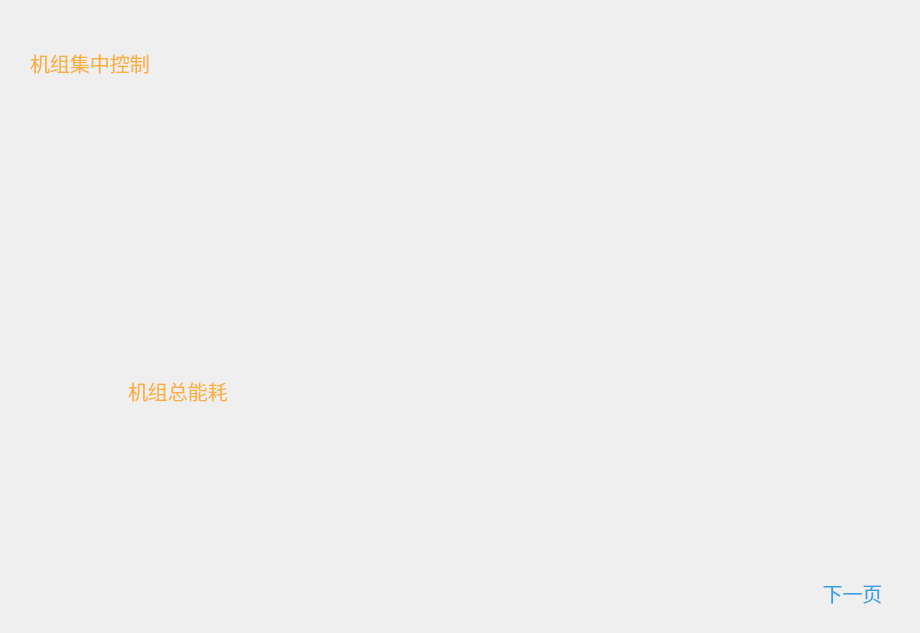
<?xml version="1.0" encoding="UTF-8"?>
<ui version="4.0">
 <class>ModularChillerPage</class>
 <widget class="QWidget" name="ModularChillerPage">
  <property name="geometry">
   <rect>
    <x>0</x>
    <y>0</y>
    <width>920</width>
    <height>633</height>
   </rect>
  </property>
  <property name="windowTitle">
   <string>Form</string>
  </property>
  <property name="styleSheet">
   <string notr="true">border-style:none;</string>
  </property>
  <widget class="QFrame" name="frame_1">
   <property name="geometry">
    <rect>
     <x>16</x>
     <y>370</y>
     <width>281</width>
     <height>200</height>
    </rect>
   </property>
   <property name="styleSheet">
    <string notr="true">#frame_1{
border-image: url(:/UI/Widget/System_Chiller_5.png);}</string>
   </property>
   <property name="frameShape">
    <enum>QFrame::StyledPanel</enum>
   </property>
   <property name="frameShadow">
    <enum>QFrame::Raised</enum>
   </property>
   <widget class="QLabel" name="label_2">
    <property name="geometry">
     <rect>
      <x>112</x>
      <y>8</y>
      <width>113</width>
      <height>25</height>
     </rect>
    </property>
    <property name="palette">
     <palette>
      <active>
       <colorrole role="WindowText">
        <brush brushstyle="SolidPattern">
         <color alpha="255">
          <red>252</red>
          <green>175</green>
          <blue>62</blue>
         </color>
        </brush>
       </colorrole>
       <colorrole role="Button">
        <brush brushstyle="SolidPattern">
         <color alpha="0">
          <red>0</red>
          <green>0</green>
          <blue>0</blue>
         </color>
        </brush>
       </colorrole>
       <colorrole role="Base">
        <brush brushstyle="SolidPattern">
         <color alpha="0">
          <red>0</red>
          <green>0</green>
          <blue>0</blue>
         </color>
        </brush>
       </colorrole>
       <colorrole role="Window">
        <brush brushstyle="SolidPattern">
         <color alpha="0">
          <red>0</red>
          <green>0</green>
          <blue>0</blue>
         </color>
        </brush>
       </colorrole>
      </active>
      <inactive>
       <colorrole role="WindowText">
        <brush brushstyle="SolidPattern">
         <color alpha="255">
          <red>252</red>
          <green>175</green>
          <blue>62</blue>
         </color>
        </brush>
       </colorrole>
       <colorrole role="Button">
        <brush brushstyle="SolidPattern">
         <color alpha="0">
          <red>0</red>
          <green>0</green>
          <blue>0</blue>
         </color>
        </brush>
       </colorrole>
       <colorrole role="Base">
        <brush brushstyle="SolidPattern">
         <color alpha="0">
          <red>0</red>
          <green>0</green>
          <blue>0</blue>
         </color>
        </brush>
       </colorrole>
       <colorrole role="Window">
        <brush brushstyle="SolidPattern">
         <color alpha="0">
          <red>0</red>
          <green>0</green>
          <blue>0</blue>
         </color>
        </brush>
       </colorrole>
      </inactive>
      <disabled>
       <colorrole role="WindowText">
        <brush brushstyle="SolidPattern">
         <color alpha="255">
          <red>190</red>
          <green>190</green>
          <blue>190</blue>
         </color>
        </brush>
       </colorrole>
       <colorrole role="Button">
        <brush brushstyle="SolidPattern">
         <color alpha="0">
          <red>0</red>
          <green>0</green>
          <blue>0</blue>
         </color>
        </brush>
       </colorrole>
       <colorrole role="Base">
        <brush brushstyle="SolidPattern">
         <color alpha="0">
          <red>0</red>
          <green>0</green>
          <blue>0</blue>
         </color>
        </brush>
       </colorrole>
       <colorrole role="Window">
        <brush brushstyle="SolidPattern">
         <color alpha="0">
          <red>0</red>
          <green>0</green>
          <blue>0</blue>
         </color>
        </brush>
       </colorrole>
      </disabled>
     </palette>
    </property>
    <property name="font">
     <font>
      <pointsize>15</pointsize>
     </font>
    </property>
    <property name="styleSheet">
     <string notr="true">border-style:none;
background:transparent;</string>
    </property>
    <property name="text">
     <string>机组总能耗</string>
    </property>
   </widget>
  </widget>
  <widget class="QPushButton" name="pushButton">
   <property name="geometry">
    <rect>
     <x>808</x>
     <y>576</y>
     <width>89</width>
     <height>33</height>
    </rect>
   </property>
   <property name="palette">
    <palette>
     <active>
      <colorrole role="WindowText">
       <brush brushstyle="SolidPattern">
        <color alpha="255">
         <red>252</red>
         <green>175</green>
         <blue>62</blue>
        </color>
       </brush>
      </colorrole>
      <colorrole role="Button">
       <brush brushstyle="SolidPattern">
        <color alpha="0">
         <red>0</red>
         <green>0</green>
         <blue>0</blue>
        </color>
       </brush>
      </colorrole>
      <colorrole role="Text">
       <brush brushstyle="SolidPattern">
        <color alpha="255">
         <red>252</red>
         <green>175</green>
         <blue>62</blue>
        </color>
       </brush>
      </colorrole>
      <colorrole role="ButtonText">
       <brush brushstyle="SolidPattern">
        <color alpha="255">
         <red>50</red>
         <green>159</green>
         <blue>231</blue>
        </color>
       </brush>
      </colorrole>
      <colorrole role="Base">
       <brush brushstyle="SolidPattern">
        <color alpha="0">
         <red>0</red>
         <green>0</green>
         <blue>0</blue>
        </color>
       </brush>
      </colorrole>
      <colorrole role="Window">
       <brush brushstyle="SolidPattern">
        <color alpha="0">
         <red>0</red>
         <green>0</green>
         <blue>0</blue>
        </color>
       </brush>
      </colorrole>
      <colorrole role="PlaceholderText">
       <brush brushstyle="SolidPattern">
        <color alpha="128">
         <red>252</red>
         <green>175</green>
         <blue>62</blue>
        </color>
       </brush>
      </colorrole>
     </active>
     <inactive>
      <colorrole role="WindowText">
       <brush brushstyle="SolidPattern">
        <color alpha="255">
         <red>252</red>
         <green>175</green>
         <blue>62</blue>
        </color>
       </brush>
      </colorrole>
      <colorrole role="Button">
       <brush brushstyle="SolidPattern">
        <color alpha="0">
         <red>0</red>
         <green>0</green>
         <blue>0</blue>
        </color>
       </brush>
      </colorrole>
      <colorrole role="Text">
       <brush brushstyle="SolidPattern">
        <color alpha="255">
         <red>252</red>
         <green>175</green>
         <blue>62</blue>
        </color>
       </brush>
      </colorrole>
      <colorrole role="ButtonText">
       <brush brushstyle="SolidPattern">
        <color alpha="255">
         <red>50</red>
         <green>159</green>
         <blue>231</blue>
        </color>
       </brush>
      </colorrole>
      <colorrole role="Base">
       <brush brushstyle="SolidPattern">
        <color alpha="0">
         <red>0</red>
         <green>0</green>
         <blue>0</blue>
        </color>
       </brush>
      </colorrole>
      <colorrole role="Window">
       <brush brushstyle="SolidPattern">
        <color alpha="0">
         <red>0</red>
         <green>0</green>
         <blue>0</blue>
        </color>
       </brush>
      </colorrole>
      <colorrole role="PlaceholderText">
       <brush brushstyle="SolidPattern">
        <color alpha="128">
         <red>252</red>
         <green>175</green>
         <blue>62</blue>
        </color>
       </brush>
      </colorrole>
     </inactive>
     <disabled>
      <colorrole role="WindowText">
       <brush brushstyle="SolidPattern">
        <color alpha="255">
         <red>190</red>
         <green>190</green>
         <blue>190</blue>
        </color>
       </brush>
      </colorrole>
      <colorrole role="Button">
       <brush brushstyle="SolidPattern">
        <color alpha="0">
         <red>0</red>
         <green>0</green>
         <blue>0</blue>
        </color>
       </brush>
      </colorrole>
      <colorrole role="Text">
       <brush brushstyle="SolidPattern">
        <color alpha="255">
         <red>190</red>
         <green>190</green>
         <blue>190</blue>
        </color>
       </brush>
      </colorrole>
      <colorrole role="ButtonText">
       <brush brushstyle="SolidPattern">
        <color alpha="255">
         <red>190</red>
         <green>190</green>
         <blue>190</blue>
        </color>
       </brush>
      </colorrole>
      <colorrole role="Base">
       <brush brushstyle="SolidPattern">
        <color alpha="0">
         <red>0</red>
         <green>0</green>
         <blue>0</blue>
        </color>
       </brush>
      </colorrole>
      <colorrole role="Window">
       <brush brushstyle="SolidPattern">
        <color alpha="0">
         <red>0</red>
         <green>0</green>
         <blue>0</blue>
        </color>
       </brush>
      </colorrole>
      <colorrole role="PlaceholderText">
       <brush brushstyle="SolidPattern">
        <color alpha="128">
         <red>0</red>
         <green>0</green>
         <blue>0</blue>
        </color>
       </brush>
      </colorrole>
     </disabled>
    </palette>
   </property>
   <property name="font">
    <font>
     <pointsize>15</pointsize>
    </font>
   </property>
   <property name="styleSheet">
    <string notr="true">border-style:none;
background:transparent;</string>
   </property>
   <property name="text">
    <string>下一页</string>
   </property>
  </widget>
  <widget class="QLabel" name="label">
   <property name="geometry">
    <rect>
     <x>30</x>
     <y>50</y>
     <width>153</width>
     <height>25</height>
    </rect>
   </property>
   <property name="palette">
    <palette>
     <active>
      <colorrole role="WindowText">
       <brush brushstyle="SolidPattern">
        <color alpha="255">
         <red>252</red>
         <green>175</green>
         <blue>62</blue>
        </color>
       </brush>
      </colorrole>
      <colorrole role="Button">
       <brush brushstyle="SolidPattern">
        <color alpha="0">
         <red>0</red>
         <green>0</green>
         <blue>0</blue>
        </color>
       </brush>
      </colorrole>
      <colorrole role="Base">
       <brush brushstyle="SolidPattern">
        <color alpha="0">
         <red>0</red>
         <green>0</green>
         <blue>0</blue>
        </color>
       </brush>
      </colorrole>
      <colorrole role="Window">
       <brush brushstyle="SolidPattern">
        <color alpha="0">
         <red>0</red>
         <green>0</green>
         <blue>0</blue>
        </color>
       </brush>
      </colorrole>
     </active>
     <inactive>
      <colorrole role="WindowText">
       <brush brushstyle="SolidPattern">
        <color alpha="255">
         <red>252</red>
         <green>175</green>
         <blue>62</blue>
        </color>
       </brush>
      </colorrole>
      <colorrole role="Button">
       <brush brushstyle="SolidPattern">
        <color alpha="0">
         <red>0</red>
         <green>0</green>
         <blue>0</blue>
        </color>
       </brush>
      </colorrole>
      <colorrole role="Base">
       <brush brushstyle="SolidPattern">
        <color alpha="0">
         <red>0</red>
         <green>0</green>
         <blue>0</blue>
        </color>
       </brush>
      </colorrole>
      <colorrole role="Window">
       <brush brushstyle="SolidPattern">
        <color alpha="0">
         <red>0</red>
         <green>0</green>
         <blue>0</blue>
        </color>
       </brush>
      </colorrole>
     </inactive>
     <disabled>
      <colorrole role="WindowText">
       <brush brushstyle="SolidPattern">
        <color alpha="255">
         <red>190</red>
         <green>190</green>
         <blue>190</blue>
        </color>
       </brush>
      </colorrole>
      <colorrole role="Button">
       <brush brushstyle="SolidPattern">
        <color alpha="0">
         <red>0</red>
         <green>0</green>
         <blue>0</blue>
        </color>
       </brush>
      </colorrole>
      <colorrole role="Base">
       <brush brushstyle="SolidPattern">
        <color alpha="0">
         <red>0</red>
         <green>0</green>
         <blue>0</blue>
        </color>
       </brush>
      </colorrole>
      <colorrole role="Window">
       <brush brushstyle="SolidPattern">
        <color alpha="0">
         <red>0</red>
         <green>0</green>
         <blue>0</blue>
        </color>
       </brush>
      </colorrole>
     </disabled>
    </palette>
   </property>
   <property name="font">
    <font>
     <pointsize>15</pointsize>
    </font>
   </property>
   <property name="styleSheet">
    <string notr="true">border-style:none;
background:transparent;</string>
   </property>
   <property name="text">
    <string>机组集中控制</string>
   </property>
  </widget>
  <widget class="QFrame" name="frame">
   <property name="geometry">
    <rect>
     <x>20</x>
     <y>80</y>
     <width>271</width>
     <height>271</height>
    </rect>
   </property>
   <property name="styleSheet">
    <string notr="true">#frame{
background:transparent;
border-image: url(:/UI/Widget/System_Air_2.png);}</string>
   </property>
   <property name="frameShape">
    <enum>QFrame::StyledPanel</enum>
   </property>
   <property name="frameShadow">
    <enum>QFrame::Raised</enum>
   </property>
  </widget>
  <widget class="QStackedWidget" name="modularChillerStackedWidget">
   <property name="geometry">
    <rect>
     <x>290</x>
     <y>20</y>
     <width>611</width>
     <height>545</height>
    </rect>
   </property>
   <property name="styleSheet">
    <string notr="true">border-style:none;</string>
   </property>
  </widget>
 </widget>
 <resources/>
 <connections/>
</ui>
